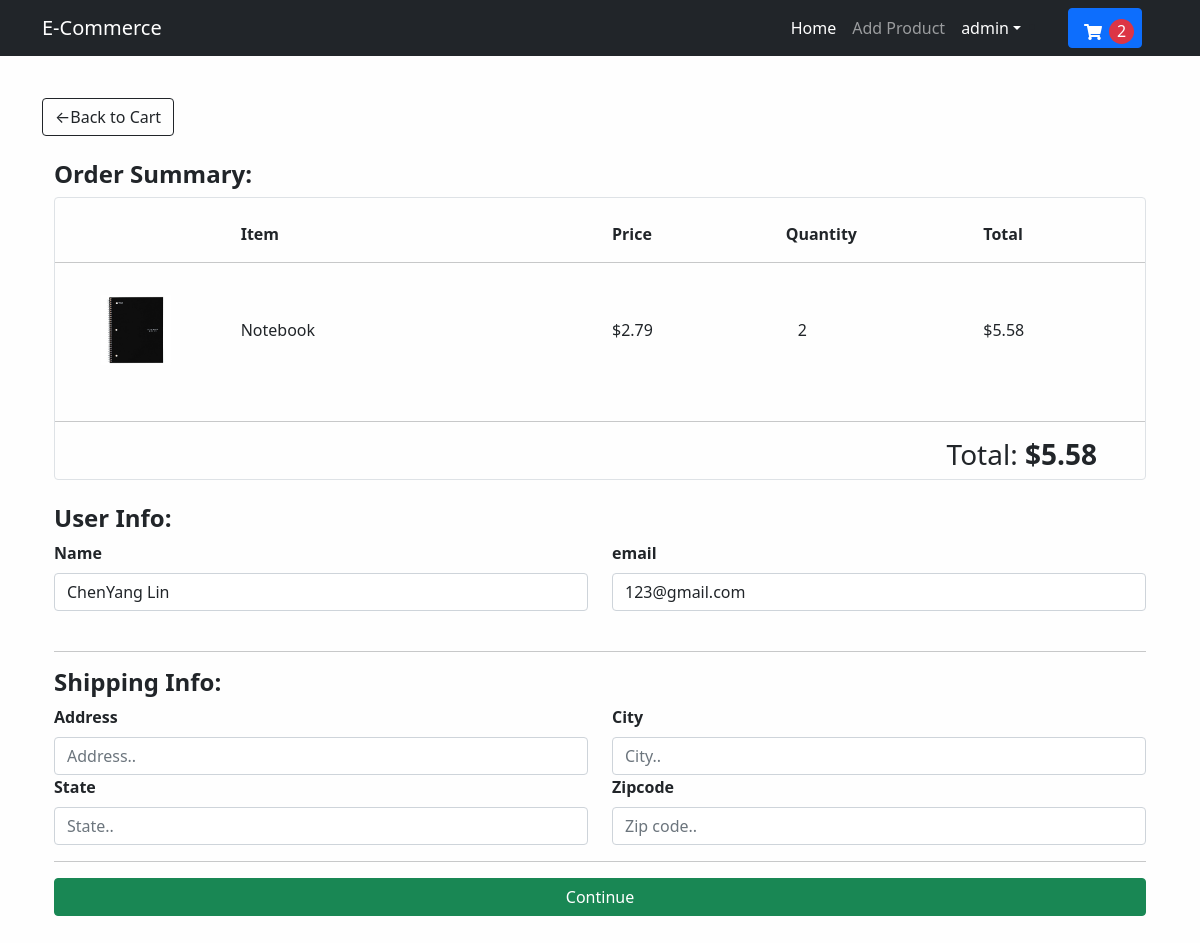
The app's page /checkout/ (signed in) with its own data.
### store/models.py (models this page shows, shortened)
class OrderItem(models.Model):
    product = models.ForeignKey(Product, on_delete=models.SET_NULL, blank=True, null=True)
    order = models.ForeignKey(Order, on_delete=models.SET_NULL, blank=True, null=True)
    quantity = models.IntegerField(default=0, null=True, blank=True)
    date_added = models.DateTimeField(auto_now_add=True)
    @property
    def get_total(self):
        total = self.product.price * self.quantity
        return total

class Product(models.Model):
    name = models.CharField(max_length=200, null=True)
    price = models.FloatField()
    digital = models.BooleanField(default=False, null=True, blank=False)
    image = models.ImageField(null=True, blank=True)
    @property
    def imageURL(self):
        try:
            url = self.image.url
        except:
            url = ''
        return url

class Order(models.Model):
    customer = models.ForeignKey(Customer, on_delete=models.SET_NULL, blank=True, null=True)
    date_ordered = models.DateTimeField(auto_now_add=True)
    complete = models.BooleanField(default=False, null=True, blank=False)
    transaction_id = models.CharField(max_length=200, null=True)
    @property
    def shipping(self):
        shipping = False
        orderitems = self.orderitem_set.all()
        for i in orderitems:
            if i.product.digital == False:
                shipping = True
        return shipping
    @property
    def get_cart_total(self):
        orderitems = self.orderitem_set.all()
        total = sum([item.get_total for item in orderitems])
        return total
    @property
    def get_cart_items(self):
        orderitems = self.orderitem_set.all()
        total = sum([item.quantity for item in orderitems])
        return total

class Customer(models.Model):
    user = models.OneToOneField(User, on_delete=models.CASCADE, null=True, blank=True)
    name = models.CharField(max_length=200, null=True)
    email = models.CharField(max_length=200, null=True)

### store/views.py (the view)
# urls.py: path('checkout/', views.checkout, name='checkout'),
def checkout(request):
    data = cartData(request)
    cartItems = data['cartItems']
    items = data['items']
    order = data['order']
    customer = {}
    if request.user.is_authenticated:
        customer = request.user.customer
    context = {'items':items, 'order':order, 'cartItems': cartItems, 'customer':customer}
    return render(request, 'store/checkout.html', context)

### store/utils.py (called while the page is built)
def cartData(request):
    if request.user.is_authenticated:
        customer = request.user.customer
        order, created = Order.objects.get_or_create(customer=customer, complete=False)
        items = order.orderitem_set.all()
        cartItems = order.get_cart_items
    else:
        cookieData = cookieCart(request)
        cartItems = cookieData['cartItems']
        items = cookieData['items']
        order = cookieData['order']
    return {'cartItems': cartItems, 'order': order, 'items': items}

### templates/store/checkout.html (shortened to what this page needs)
{% extends 'base.html' %}
{% load static %}
{% block body %}
<a href="{% url 'cart' %}" class="btn btn-outline-dark">&#x2190;Back to Cart</a>
<br>
<br>
<div class="container">
    <h4 class="fw-bold">Order Summary: </h4>
    <div class="border rounded">
        <br>
        <div class="row">
            <div class="col-2"></div>
            <div class="col-4 fw-bold">Item</div>
            <div class="col-2 fw-bold">Price</div>
            <div class="col-2 fw-bold ps-0">Quantity</div>
            <div class="col-2 fw-bold">Total</div>
        </div>
        <hr>
        {% for item in items %}
        <div class="row">
            <div class="col-2 my-3"><img class="checkout-img" src="{{item.product.imageURL}}" alt="image"></div>
            <div class="col-4 my-3 my-auto">{{item.product.name}}</div>
            <div class="col-2 my-3 my-auto">${{item.product.price|floatformat:2}}</div>
            <div class="col-2 my-3 my-auto">{{item.quantity}}</div>
            <div class="col-2 my-3 my-auto">${{item.get_total|floatformat:2}}</div>
        </div>
        {% endfor%}
        <br>
        <hr>
        <h3 class="text-end me-5">Total: <strong>${{order.get_cart_total|floatformat:2}}</strong></h3>
    </div>
    <br>
    <form id="form">
        <div class="row" id="user-info">
            <h4 class="fw-bold">User Info: </h4>
            <div class="col-6">
                <div class="form-field">
                    <label for="name" class="form-label"><strong>Name</strong></label>
                    <input type="text" class="form-control" name="name" id="name" value="{{ customer.name }}" placeholder="Name" required>
                </div>
            </div>
            <div class="col-6">
                <div class="form-field">
                    <label for="email" class="form-label"><strong>email</strong></label>
                    <input type="email" class="form-control" name="email" id="email" value="{{ customer.email }}" placeholder="Email" required>
                </div>
            </div>
        </div>
        <br>
        <hr>
        <div class="row" id="shipping-info">
            <h4 class="fw-bold">Shipping Info: </h4>
            <div class="col-6">
                <div class="form-field">
                    <label for="address" class="form-label"><strong>Address</strong></label>
                    <input type="text" class="form-control" name="address" id="address" placeholder="Address..">
                </div>
            </div>
            <div class="col-6">
                <div class="form-field">
                    <label for="city" class="form-label"><strong>City</strong></label>
                    <input type="text" class="form-control" name="city" id="city" placeholder="City..">
                </div>
            </div>
            <div class="col-6">
                <div class="form-field">
                    <label for="state" class="form-label"><strong>State</strong></label>
                    <input type="text" class="form-control" name="state" id="state" placeholder="State..">
                </div>
            </div>
            <div class="col-6">
                <div class="form-field">
                    <label for="zipcode" class="form-label"><strong>Zipcode</strong></label>
                    <input type="text" class="form-control" name="zipcode" id="zipcode" placeholder="Zip code..">
                </div>
            </div>
        </div>
        <hr>
        <input id="form-button" class="btn btn-success col-12" type="submit" value="Continue">
    </form>
</div>
<br>
{% endblock %}

### templates/base.html (shortened to what this page needs)
{% load static %}
<!Doctype html>
<html lang="en">
<head>
    <link href="https://cdn.jsdelivr.net/npm/bootstrap@5.1.3/dist/css/bootstrap.min.css" rel="stylesheet">
    <link rel="stylesheet" href="https://cdnjs.cloudflare.com/ajax/libs/font-awesome/5.15.1/css/all.min.css">
    <link rel="stylesheet" href="https://cdn.jsdelivr.net/npm/bootstrap-icons@1.5.0/font/bootstrap-icons.css">
    <link rel="stylesheet" href="{% static 'css/styles.css' %}">
</head>
<body>
<nav class="navbar navbar-expand-lg navbar-dark bg-dark fixed-top ">
    <div class="container">
        <a class="navbar-brand" href="{% url 'index' %}">E-Commerce</a>
        <div class="collapse navbar-collapse" id="navbarSupportedContent">
            <ul class="navbar-nav ms-auto mb-2 mb-lg-0">
                <li class="nav-item">
                    <a class="nav-link active" aria-current="page" href="{% url 'index' %}">Home</a>
                </li>
                {% if user.is_authenticated %}
                    {% if user.is_superuser %}
                    <li class="nav-item">
                        <a class="nav-link" href="{% url 'add-product' %}">Add Product</a>
                    </li>
                    {% endif %}
                    <li class="nav-item dropdown">
                        <a class="nav-link dropdown-toggle active" data-bs-toggle="dropdown" href="#"
                           role="button" aria-expanded="false">{{  user.username}}</a>
                    </li>
                    </ul>
                {% else %}
                    <a class="btn btn-light" href={% url 'login' %}>Login</a>
                    <div class="m-2"></div>
                    <a class="btn btn-light" href={% url 'register' %}>Register</a>
                {% endif %}
                <li>
                    <a href="{% url 'cart' %}" class="btn btn-primary shopping-cart mx-3">
                        <i class="fas fa-shopping-cart text-white"></i>
                        <div id="cart-total" class="bg-danger rounded-circle text-center text-white">{{cartItems}}</div>
                    </a>
                </li>
        </div>
    </div>
</nav>
<div class="container my-5">
    {% block body %}
    {% endblock %}
</div>
</body>
</html>

### static/css/styles.css (style rules this page uses)
body { background-color: #fefefe; padding-top: 50px; }
.shopping-cart { position: relative; height: 40px; padding-left: 60px !important; }
.fa-shopping-cart { position: absolute; top: 15px; left: 15px; pointer-events: none; }
#cart-total { position: absolute; top: 10px; left: 40px; width: 25px; height: 25px; pointer-events: none; }
.checkout-img { position: relative; height: 70px; }
img { max-width: 100%; max-height: 100%; position: absolute; top: 50%; left: 50%; transform: translate(-50%, -50%); }

### records on screen
OrderItem: product.imageURL (picture), product.name "Notebook", product.price "2.79", quantity "2", get_total "5.58"
Order: get_cart_total "5.58"
Customer: name "ChenYang Lin", email "123@gmail.com"

### other values on screen
{{ user.username }} "admin"
{{ cartItems }} "2"
